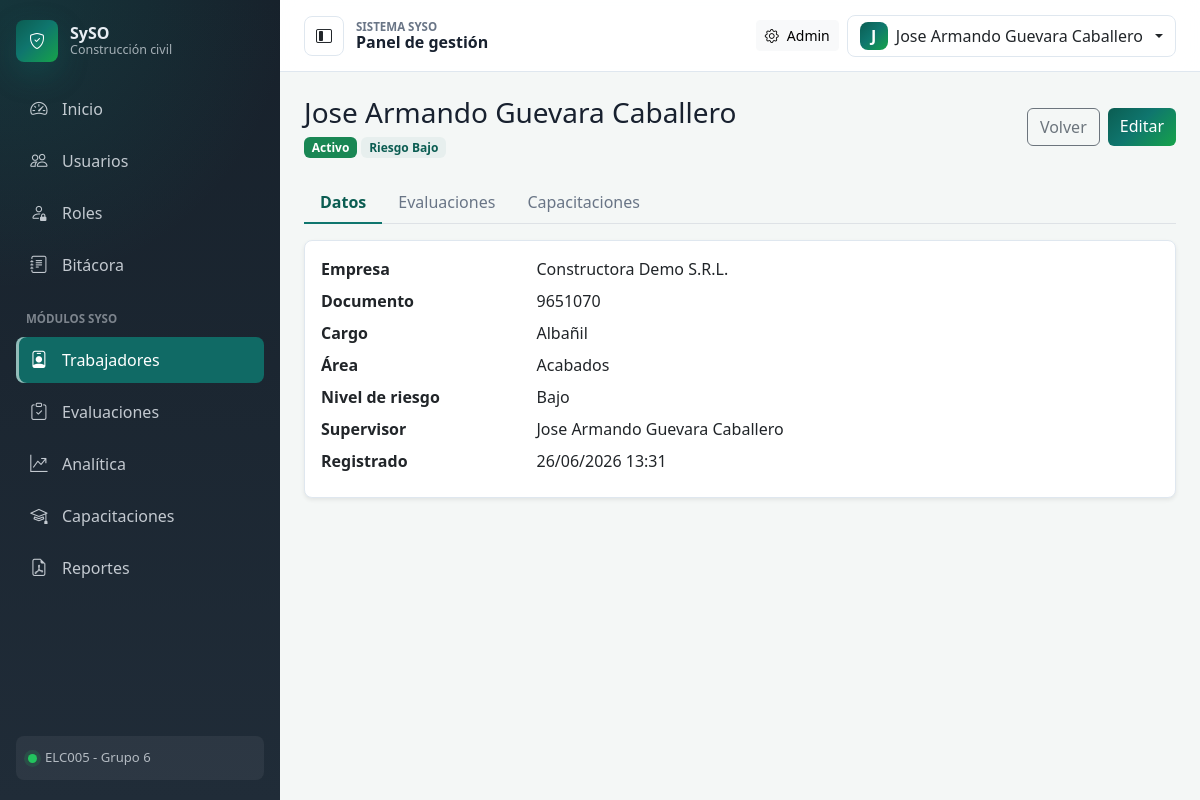
Screenshot of /trabajadores/3/ (signed in) with the database file from the repository.
### apps/workers/models.py (models this page shows, shortened)
class Trabajador(models.Model):
    class Estado(models.TextChoices):
        ACTIVO = 'ACTIVO', 'Activo'
        INACTIVO = 'INACTIVO', 'Inactivo'
    empresa = models.ForeignKey(Empresa, on_delete=models.PROTECT, related_name='trabajadores')
    nombres = models.CharField('Nombres', max_length=120)
    apellidos = models.CharField('Apellidos', max_length=120)
    documento = models.CharField('Documento de identidad', max_length=30, unique=True)
    cargo = models.ForeignKey(Cargo, on_delete=models.PROTECT, related_name='trabajadores')
    area = models.ForeignKey(Area, on_delete=models.PROTECT, related_name='trabajadores')
    nivel_riesgo = models.ForeignKey(NivelRiesgo, on_delete=models.PROTECT, related_name='trabajadores')
    supervisor = models.ForeignKey(
        settings.AUTH_USER_MODEL,
        on_delete=models.SET_NULL,
        null=True, blank=True,
        related_name='trabajadores_supervisados',
        verbose_name='Supervisor',
    )
    estado = models.CharField(max_length=10, choices=Estado.choices, default=Estado.ACTIVO)
    creado_en = models.DateTimeField(auto_now_add=True)
    actualizado_en = models.DateTimeField(auto_now=True)
    class Meta:
        verbose_name = 'Trabajador'
        verbose_name_plural = 'Trabajadores'
        ordering = ['apellidos', 'nombres']
    @property
    def nombre_completo(self):
        return f'{self.nombres} {self.apellidos}'
    @property
    def activo(self):
        return self.estado == self.Estado.ACTIVO

class NivelRiesgo(models.Model):
    nombre = models.CharField('Nombre', max_length=40, unique=True)
    orden = models.PositiveSmallIntegerField('Orden', default=0)
    class Meta:
        verbose_name = 'Nivel de riesgo'
        verbose_name_plural = 'Niveles de riesgo'
        ordering = ['orden']
    @property
    def es_critico(self):
        return self.nombre in ('Alto', 'Crítico')

class Empresa(models.Model):
    nombre = models.CharField('Nombre', max_length=160)
    nit = models.CharField('NIT', max_length=30, blank=True, default='')
    activo = models.BooleanField('Activa', default=True)
    creado_en = models.DateTimeField(auto_now_add=True)
    class Meta:
        verbose_name = 'Empresa'
        verbose_name_plural = 'Empresas'
        ordering = ['nombre']

class Cargo(models.Model):
    nombre = models.CharField('Nombre', max_length=120, unique=True)
    class Meta:
        verbose_name = 'Cargo'
        verbose_name_plural = 'Cargos'
        ordering = ['nombre']

class Area(models.Model):
    nombre = models.CharField('Nombre', max_length=120)
    empresa = models.ForeignKey(Empresa, on_delete=models.CASCADE, related_name='areas')
    class Meta:
        verbose_name = 'Área'
        verbose_name_plural = 'Áreas'
        ordering = ['nombre']

### apps/workers/interfaces/views/trabajador_views.py (the view)
# urls.py: path('<int:pk>/', trabajador_views.TrabajadorDetailView.as_view(), name='trabajador_detail'),
class TrabajadorDetailView(PermissionRequiredMixin, View):
    permission_required = 'usuarios.ver_trabajadores'
    raise_exception = True
    def get(self, request, pk):
        trabajador = ObtenerTrabajador().execute(pk)
        return render(request, 'workers/trabajadores/detalle.html', {'trabajador': trabajador})

### apps/audit/services.py (called while the page is built)
def set_current_request(request):
    _local.request = request

### apps/workers/application/use_cases/trabajadores.py (called while the page is built)
    def execute(self, trabajador_id):
        try:
            return Trabajador.objects.select_related(
                'empresa', 'cargo', 'area', 'nivel_riesgo', 'supervisor'
            ).get(pk=trabajador_id)
        except Trabajador.DoesNotExist:
            raise WorkerError('El trabajador solicitado no existe.')

### apps/workers/templates/workers/trabajadores/detalle.html (shortened to what this page needs)
{% extends 'base.html' %}
{% block content %}
  <div class="d-flex flex-wrap justify-content-between align-items-center mb-4" data-reveal>
    <div>
      <h1 class="h3 mb-1">{{ trabajador.nombre_completo }}</h1>
      {% if trabajador.activo %}<span class="badge text-bg-success">Activo</span>
      {% else %}<span class="badge text-bg-danger">Inactivo</span>{% endif %}
      {% if trabajador.nivel_riesgo.es_critico %}
        <span class="badge text-bg-danger">Riesgo {{ trabajador.nivel_riesgo.nombre }}</span>
      {% else %}
        <span class="badge text-bg-secondary">Riesgo {{ trabajador.nivel_riesgo.nombre }}</span>
      {% endif %}
    </div>
    <div class="d-flex gap-2">
      <a href="{% url 'workers:trabajador_list' %}" class="btn btn-outline-secondary">Volver</a>
      {% if perms.usuarios.gestionar_trabajadores %}
        <a href="{% url 'workers:trabajador_update' trabajador.id %}" class="btn btn-primary">Editar</a>
      {% endif %}
    </div>
  </div>
  <ul class="nav nav-tabs mb-3" role="tablist" data-reveal>
    <li class="nav-item"><button class="nav-link active" data-bs-toggle="tab" data-bs-target="#tab-datos" type="button">Datos</button></li>
    <li class="nav-item"><button class="nav-link" data-bs-toggle="tab" data-bs-target="#tab-eval" type="button">Evaluaciones</button></li>
    <li class="nav-item"><button class="nav-link" data-bs-toggle="tab" data-bs-target="#tab-cap" type="button">Capacitaciones</button></li>
  </ul>
  <div class="tab-content">
    <div class="tab-pane fade show active" id="tab-datos">
      <div class="card shadow-sm">
        <div class="card-body">
          <dl class="row mb-0">
            <dt class="col-sm-3">Empresa</dt><dd class="col-sm-9">{{ trabajador.empresa.nombre }}</dd>
            <dt class="col-sm-3">Documento</dt><dd class="col-sm-9">{{ trabajador.documento }}</dd>
            <dt class="col-sm-3">Cargo</dt><dd class="col-sm-9">{{ trabajador.cargo.nombre }}</dd>
            <dt class="col-sm-3">Área</dt><dd class="col-sm-9">{{ trabajador.area.nombre }}</dd>
            <dt class="col-sm-3">Nivel de riesgo</dt><dd class="col-sm-9">{{ trabajador.nivel_riesgo.nombre }}</dd>
            <dt class="col-sm-3">Supervisor</dt>
            <dd class="col-sm-9">
              {% if trabajador.supervisor %}{{ trabajador.supervisor.get_full_name|default:trabajador.supervisor.username }}{% else %}—{% endif %}
            </dd>
            <dt class="col-sm-3">Registrado</dt><dd class="col-sm-9">{{ trabajador.creado_en|date:"d/m/Y H:i" }}</dd>
          </dl>
        </div>
      </div>
    </div>
  </div>
{% endblock %}

### templates/partials/navbar.html (shortened to what this page needs)
{% if user.is_authenticated %}
  <header class="topbar">
    <button class="btn btn-icon d-none d-lg-inline-flex" type="button"
            data-sidebar-toggle aria-label="Contraer menú">
      <i class="bi bi-layout-sidebar-inset"></i>
    </button>
    <div class="topbar-title">
      <span class="eyebrow">Sistema SySO</span>
      <strong>{% block topbar_title %}Panel de gestión{% endblock %}</strong>
    </div>
    <div class="ms-auto d-flex align-items-center gap-2">
      {% if user.is_staff %}
        <a href="/admin/" class="btn btn-light btn-sm d-none d-md-inline-flex align-items-center gap-2">
          <i class="bi bi-gear"></i>
          Admin
        </a>
      {% endif %}
      <div class="dropdown">
        <button class="btn account-button dropdown-toggle" type="button" data-bs-toggle="dropdown">
          <span class="account-avatar">{{ user.username|first|upper }}</span>
          <span class="d-none d-sm-inline">{{ user.get_full_name|default:user.username }}</span>
        </button>
      </div>
    </div>
  </header>
{% endif %}

### static/css/app.css (style rules this page uses)
:root { --app-bg: #f4f7f6; --app-surface: #ffffff; --app-ink: #18212f; --app-muted: #697586; --sidebar-bg: #17212b; --sidebar-bg-2: #202c38; --accent-green: #0f766e; --accent-green-strong: #0b5d52; --accent-emerald: #16a34a; --accent-mint: #2bb673; --accent-orange: #f97316; --accent-red: #dc2626; --brand-grad: linear-gradient(135deg, #0b5d52 0%, #0f766e 45%, #16a34a 100%); --border-soft: #dfe7ef; --shadow-soft: 0 18px 45px rgba(24, 33, 47, .08); }
* { letter-spacing: 0; }
body { color: var(--app-ink); background: var(--app-bg); }
.topbar { min-height: 72px; display: flex; align-items: center; gap: 12px; padding: 14px 24px; background: rgba(255, 255, 255, .92); border-bottom: 1px solid var(--border-soft); backdrop-filter: blur(14px); position: sticky; top: 0; z-index: 20; }
.topbar-title { display: flex; flex-direction: column; line-height: 1.15; }
.eyebrow { color: var(--app-muted); font-size: .72rem; font-weight: 700; text-transform: uppercase; }
.btn-icon { width: 40px; height: 40px; display: inline-flex; align-items: center; justify-content: center; border: 1px solid var(--border-soft); background: white; border-radius: 8px; }
.account-button { display: inline-flex; align-items: center; gap: 8px; border: 1px solid var(--border-soft); background: white; border-radius: 8px; }
.account-avatar { width: 28px; height: 28px; display: inline-flex; align-items: center; justify-content: center; border-radius: 8px; color: white; background: var(--brand-grad); font-weight: 700; }
.card, .stat-card, .module-card, .workflow-panel { border: 1px solid var(--border-soft); border-radius: 8px; box-shadow: var(--shadow-soft); }
[data-reveal] { opacity: 0; transform: translateY(12px); }
.is-loaded [data-reveal] { animation: reveal-up .46s ease forwards; }
:root { --bs-primary: #0f766e; --bs-primary-rgb: 15, 118, 110; --bs-link-color: #0f766e; --bs-link-color-rgb: 15, 118, 110; --bs-link-hover-color: #0b5d52; }
a { color: var(--accent-green); }
.btn-primary { --bs-btn-color: #fff; --bs-btn-bg: #0f766e; --bs-btn-border-color: #0f766e; --bs-btn-hover-color: #fff; --bs-btn-hover-bg: #0b5d52; --bs-btn-hover-border-color: #0b5d52; --bs-btn-active-bg: #0a4f45; --bs-btn-active-border-color: #0a4f45; --bs-btn-disabled-bg: #0f766e; --bs-btn-disabled-border-color: #0f766e; --bs-btn-focus-shadow-rgb: 15, 118, 110; background-image: var(--brand-grad); border: 0; }
.badge.text-bg-secondary { background-color: #e7efee !important; color: #0b5d52 !important; }
.btn { transition: transform .12s ease, box-shadow .15s ease, filter .15s ease; }
.nav-tabs .nav-link { color: var(--app-muted); border: 0; border-bottom: 2px solid transparent; }
.nav-tabs .nav-link.active { color: var(--accent-green-strong); font-weight: 600; background: transparent; border-bottom: 2px solid var(--accent-green); }
:root { --bs-focus-ring-color: rgba(15, 118, 110, .28); }
.nav { --bs-nav-pills-link-active-bg: #0f766e; }

### rows the page displays
Trabajador: nombre_completo "Jose Armando Guevara Caballero", nivel_riesgo.nombre "Bajo", empresa.nombre "Constructora Demo S.R.L.", documento "9651070", cargo.nombre "Albañil", area.nombre "Acabados", supervisor.get_full_name "Jose Armando Guevara Caballero", creado_en "26/06/2026 13:31"

### other values shown
{{ user.username|first|upper }} "J"
{{ user.get_full_name|default:user.username }} "Jose Armando Guevara Caballero"
